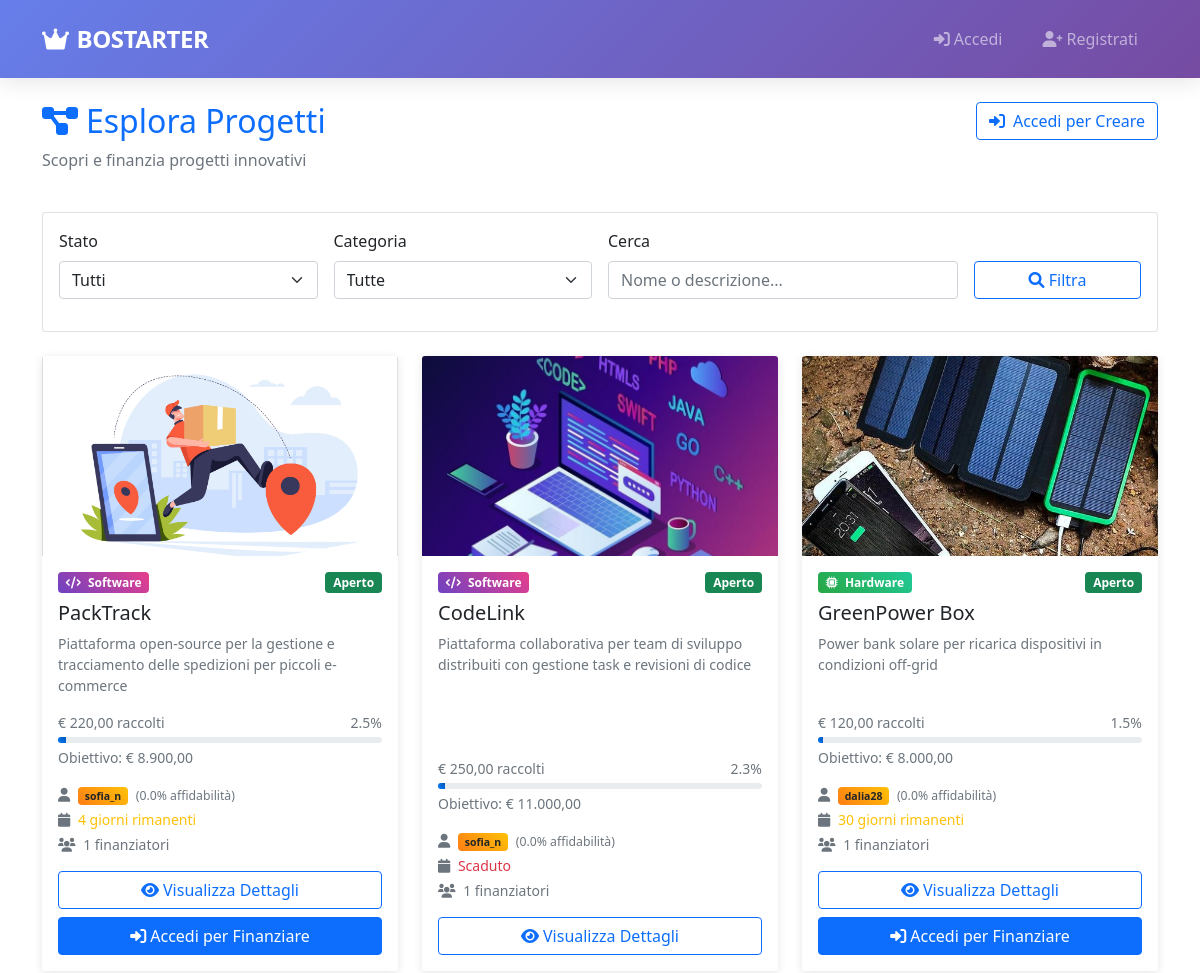
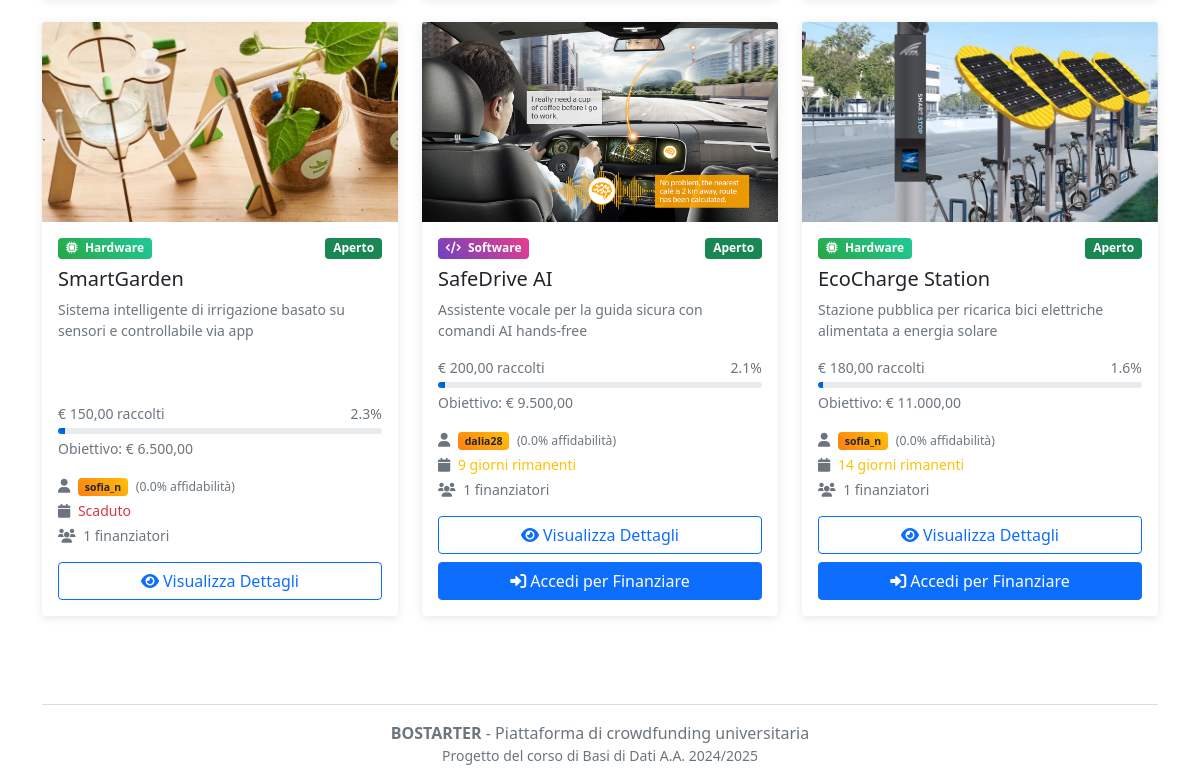
The page /public/projects/projects.php on the database its author committed (2 pictures, top to bottom).
### tables this page shows
CREATE TABLE PROGETTO(
    Nome                VARCHAR(100) PRIMARY KEY,
    Descrizione         TEXT NOT NULL,
    Data_Inserimento    DATE NOT NULL,
    Stato               ENUM('aperto', 'chiuso')NOT NULL DEFAULT 'aperto',
    Budget              DECIMAL(10,2) NOT NULL,
    Data_Limite         DATE NOT NULL,
    Tipo                ENUM('Hardware', 'Software') NOT NULL,
    Email_Creatore      VARCHAR(100) NOT NULL,
    FOREIGN KEY (Email_Creatore) REFERENCES CREATORE(Email) ON DELETE CASCADE
);

CREATE TABLE UTENTE(
    Email               VARCHAR(100) PRIMARY KEY,
    Nickname            VARCHAR(50) UNIQUE NOT NULL,
    Password            VARCHAR(255) NOT NULL,
    Nome                VARCHAR(50) NOT NULL,
    Cognome             VARCHAR(50) NOT NULL,
    Anno_Di_Nascita     DATE NOT NULL,
    Luogo_Di_Nascita    VARCHAR(100) NOT NULL
);

CREATE TABLE CREATORE (
    Email           VARCHAR(100) PRIMARY KEY,
    Nr_Progetti     INT DEFAULT 0,
    Affidabilita    FLOAT DEFAULT 0,
    FOREIGN KEY (Email) REFERENCES UTENTE(Email) ON DELETE CASCADE
);

### config/database.php (called while the page is built, shortened)
<?php
class Database {
    private static $instance = null;
    private $conn = null;
    public static function getInstance() {
        if (self::$instance === null) {
            self::$instance = new self();
        }
        return self::$instance;
    }
    private function connect() {
        try {
            $dsn = "mysql:host=" . DB_HOST . ";dbname=" . DB_NAME . ";charset=" . DB_CHARSET;
            $options = [
                PDO::ATTR_ERRMODE => PDO::ERRMODE_EXCEPTION,
                PDO::ATTR_DEFAULT_FETCH_MODE => PDO::FETCH_ASSOC,
                PDO::ATTR_EMULATE_PREPARES => false
            ];
            $this->conn = new PDO($dsn, DB_USER, DB_PASS, $options);
            $this->conn->exec("SET NAMES " . DB_CHARSET);
        } catch(PDOException $e) {
            $error = "❌ Errore connessione database: " . $e->getMessage();
            error_log($error);
            if (DEBUG_MODE) {
                die("<h3>Errore Database</h3><p>$error</p><p><strong>Verifica:</strong><br>
                    - MAMP/XAMPP avviato?<br>
                    - MySQL in running?<br>
                    - Database BOSTARTER creato?<br>
                    - Credenziali corrette in config/database.php?</p>");
            } else {
                die("Errore di sistema. Riprova più tardi.");
            }
        }
    }
    public function query($sql, $params = []) {
        try {
            $stmt = $this->conn->prepare($sql);
            $stmt->execute($params);
            return $stmt;
        } catch(PDOException $e) {
            error_log("Query error: " . $e->getMessage() . " | SQL: " . $sql);
            throw new Exception("Errore database: " . $e->getMessage());
        }
    }
    public function fetchAll($sql, $params = []) {
        return $this->query($sql, $params)->fetchAll();
    }
    public function execute($sql, $params = []) {
        return $this->query($sql, $params)->rowCount();
    }
}
class SessionManager {
    public static function get($key, $default = null) {
        return $_SESSION[$key] ?? $default;
    }
    public static function isLoggedIn() {
        return self::get('user_email') !== null && self::isSessionValid();
    }
}
class Utils {
    public static function formatCurrency($amount) {
        return '€ ' . number_format($amount, 2, ',', '.');
    }
}
?>

### public/projects/projects.php (the view, shortened to what this page needs)
<?php
require_once '../../config/database.php';
require_once '../../includes/navbar.php';
$db = Database::getInstance();
$db->ensureEventScheduler();
$db->execute("
    UPDATE PROGETTO
    SET Stato = 'chiuso'
    WHERE Stato = 'aperto' AND Data_Limite <= CURDATE()
");
$searchQuery = trim($_GET['search'] ?? '');
$statusFilter = $_GET['status'] ?? 'all';
$categoryFilter = $_GET['category'] ?? 'all';
$whereClause = "WHERE 1=1";
$params = [];
$sql = "
    SELECT
        p.Nome,
        p.Descrizione,
        p.Data_Inserimento,
        p.Stato,
        p.Budget,
        p.Data_Limite,
        p.Tipo AS Categoria,
        u.Nickname AS Creatore,
        c.Affidabilita,
        COALESCE(SUM(f.Importo), 0) AS Totale_Finanziato,
        COUNT(DISTINCT f.ID) AS Num_Finanziatori,
        foto.percorso AS Foto,
        DATEDIFF(p.Data_Limite, CURDATE()) AS Giorni_Rimanenti
    FROM PROGETTO p
    JOIN CREATORE c ON p.Email_Creatore = c.Email
    JOIN UTENTE u ON c.Email = u.Email
    LEFT JOIN FINANZIAMENTO f ON p.Nome = f.Nome_Progetto
    LEFT JOIN FOTO foto ON p.Nome = foto.Nome_Progetto
    $whereClause
    GROUP BY p.Nome, p.Descrizione, p.Data_Inserimento, p.Stato, p.Budget, p.Data_Limite, p.Tipo, u.Nickname, c.Affidabilita, foto.percorso
    ORDER BY p.Data_Inserimento DESC
";
$progetti = $db->fetchAll($sql, $params);
$isLoggedIn = SessionManager::isLoggedIn();
$isCreator = SessionManager::isCreator();
?>
<!DOCTYPE html>
<html lang="it">
<head>
    <link href="https://cdn.jsdelivr.net/npm/bootstrap@5.1.3/dist/css/bootstrap.min.css" rel="stylesheet">
    <link href="https://cdnjs.cloudflare.com/ajax/libs/font-awesome/6.0.0/css/all.min.css" rel="stylesheet">
</head>
<body>
<div class="container mt-4">
    <div class="row mb-4">
        <div class="col-md-8">
            <h1 class="h2 text-primary">
                <i class="fas fa-project-diagram me-2"></i>Esplora Progetti
            </h1>
            <p class="text-muted">Scopri e finanzia progetti innovativi</p>
        </div>
        <div class="col-md-4 text-md-end">
            <?php if ($isLoggedIn && $isCreator): ?>
                <a href="../dashboard/creator_dashboard.php" class="btn btn-primary">
                    <i class="fas fa-plus me-2"></i>Crea Progetto
                </a>
            <?php else: ?>
                <a href="../../index.html" class="btn btn-outline-primary">
                    <i class="fas fa-sign-in-alt me-2"></i>Accedi per Creare
                </a>
            <?php endif; ?>
        </div>
    </div>
    <div class="card mb-4">
        <div class="card-body">
            <form method="GET" class="row g-3">
                <div class="col-md-3">
                    <label for="status" class="form-label">Stato</label>
                    <select name="status" id="status" class="form-select">
                        <option value="all" <?= $statusFilter === 'all' ? 'selected' : '' ?>>Tutti</option>
                    </select>
                </div>
                <div class="col-md-3">
                    <label for="category" class="form-label">Categoria</label>
                    <select name="category" id="category" class="form-select">
                        <option value="all" <?= $categoryFilter === 'all' ? 'selected' : '' ?>>Tutte</option>
                    </select>
                </div>
                <div class="col-md-4">
                    <label for="search" class="form-label">Cerca</label>
                    <input type="text" name="search" id="search" class="form-control"
                           placeholder="Nome o descrizione..." value="<?= htmlspecialchars($searchQuery) ?>">
                </div>
                <div class="col-md-2">
                    <label class="form-label">&nbsp;</label>
                    <button type="submit" class="btn btn-outline-primary d-block w-100">
                        <i class="fas fa-search"></i> Filtra
                    </button>
                </div>
            </form>
        </div>
    </div>
    <div class="row">
        <?php if (empty($progetti)): ?>
            <div class="col-12">
                <div class="text-center py-5">
                    <i class="fas fa-search fa-3x text-muted mb-3"></i>
                    <h4 class="text-muted">Nessun progetto trovato</h4>
                    <p class="text-muted">
                        <?php if (!empty($searchQuery) || $statusFilter !== 'all' || $categoryFilter !== 'all'): ?>
                            Prova a modificare i filtri di ricerca
                        <?php else: ?>
                            Non ci sono ancora progetti nella piattaforma
                        <?php endif; ?>
                    </p>
                    <?php if ($isLoggedIn && $isCreator): ?>
                        <a href="../dashboard/creator_dashboard.php" class="btn btn-primary">
                            <i class="fas fa-plus me-2"></i>Crea il Primo Progetto
                        </a>
                    <?php endif; ?>
                </div>
            </div>
        <?php else: ?>
            <?php foreach ($progetti as $progetto): ?>
                <?php
                $percentualeCompletamento = $progetto['Budget'] > 0
                    ? min(100, ($progetto['Totale_Finanziato'] / $progetto['Budget']) * 100)
                    : 0;
                $giorniRimanenti = $progetto['Giorni_Rimanenti'];
                $statoClasse = $progetto['Stato'] === 'aperto' ? 'success' : 'secondary';
                ?>
                <div class="col-lg-4 col-md-6 mb-4">
                    <div class="card project-card h-100">
                        <?php
                        $fotoDb = $progetto['Foto'] ?? '';
                        if ($fotoDb !== '') {
                            $src = (strpos($fotoDb, 'img/') === 0)
                                ? "/Bostarter/{$fotoDb}"
                                : "/Bostarter/img/{$fotoDb}";
                        } else {
                            $src = null;
                        }
                        ?>
                        <?php if ($src): ?>
                            <img src="<?= htmlspecialchars($src) ?>"
                                 class="card-img-top"
                                 style="height:200px; object-fit:cover;"
                                 alt="<?= htmlspecialchars($progetto['Nome']) ?>">
                        <?php endif; ?>
                        <div class="card-body d-flex flex-column">
                            <div class="d-flex justify-content-between align-items-start mb-2">
                                <span class="badge <?= $progetto['Categoria'] === 'Hardware' ? 'badge-hardware' : 'badge-software' ?> text-white">
                                    <i class="fas fa-<?= $progetto['Categoria'] === 'Hardware' ? 'microchip' : 'code' ?> me-1"></i>
                                    <?= htmlspecialchars($progetto['Categoria']) ?>
                                </span>
                                <span class="badge bg-<?= $statoClasse ?>"><?= ucfirst($progetto['Stato']) ?></span>
                            </div>
                            <h5 class="card-title"><?= htmlspecialchars($progetto['Nome']) ?></h5>
                            <p class="card-text text-muted small flex-grow-1">
                                <?= htmlspecialchars(substr($progetto['Descrizione'], 0, 100)) ?>
                            </p>
                            <div class="mb-3">
                                <div class="d-flex justify-content-between small text-muted mb-1">
                                    <span><?= Utils::formatCurrency($progetto['Totale_Finanziato']) ?> raccolti</span>
                                    <span><?= number_format($percentualeCompletamento, 1) ?>%</span>
                                </div>
                                <div class="progress" style="height: 6px;">
                                    <div class="progress-bar progress-bar-custom"
                                         style="width: <?= $percentualeCompletamento ?>%"></div>
                                </div>
                                <div class="small text-muted mt-1">
                                    Obiettivo: <?= Utils::formatCurrency($progetto['Budget']) ?>
                                </div>
                            </div>
                            <div class="row small text-muted mb-3">
                                <div class="col-12 mb-1">
                                    <i class="fas fa-user me-1"></i>
                                    <span class="creator-badge badge text-dark">
                                        <?= htmlspecialchars($progetto['Creatore']) ?>
                                    </span>
                                    <small class="ms-1">
                                        (<?= number_format($progetto['Affidabilita'] * 100, 1) ?>% affidabilità)
                                    </small>
                                </div>
                                <div class="col-12 mb-1">
                                    <i class="fas fa-calendar me-1"></i>
                                    <?php if ($giorniRimanenti > 0): ?>
                                        <span class="text-warning"><?= $giorniRimanenti ?> giorni rimanenti</span>
                                    <?php else: ?>
                                        <span class="text-danger">Scaduto</span>
                                    <?php endif; ?>
                                </div>
                                <div class="col-12">
                                    <i class="fas fa-users me-1"></i>
                                    <?= $progetto['Num_Finanziatori'] ?> finanziatori
                                </div>
                            </div>
                            <div class="mt-auto">
                                <div class="d-grid gap-2">
                                    <a href="project_detail.php?name=<?= urlencode($progetto['Nome']) ?>"
                                       class="btn btn-outline-primary">
                                        <i class="fas fa-eye me-1"></i>Visualizza Dettagli
                                    </a>
                                    <?php if ($progetto['Stato'] === 'aperto' && $giorniRimanenti > 0): ?>
                                        <?php if ($isLoggedIn): ?>
                                            <a href="project_detail.php?name=<?= urlencode($progetto['Nome']) ?>"
                                               class="btn btn-primary">
                                                <i class="fas fa-heart me-1"></i>Finanzia Progetto
                                            </a>
                                        <?php else: ?>
                                            <a href="../../index.html" class="btn btn-primary">
                                                <i class="fas fa-sign-in-alt me-1"></i>Accedi per Finanziare
                                            </a>
                                        <?php endif; ?>
                                    <?php endif; ?>
                                </div>
                            </div>
                        </div>
                    </div>
                </div>
            <?php endforeach; ?>
        <?php endif; ?>
    </div>
    <div class="row mt-5">
        <div class="col-12 text-center text-muted">
            <hr>
            <p>
                <strong>BOSTARTER</strong> - Piattaforma di crowdfunding universitaria<br>
                <small>Progetto del corso di Basi di Dati A.A. 2024/2025</small>
            </p>
        </div>
    </div>
</div>
</body>
</html>

### rows shown on the page
progetto: Nome (picture), Tipo "Software", Stato "Aperto", Nome "PackTrack", Descrizione "Piattaforma open-source per la gestione e tracciamento delle spedizioni per piccoli e-commerce", Totale_Finanziato "€ 220,00", percentualeCompletamento "2.5", $percentualeCompletamento 2.4719101123596 (drawn), Budget "€ 8.900,00", utente.Nickname "sofia_n", $progetto['Affidabilita']*100 "0.0", giorniRimanenti "4", Num_Finanziatori "1", shows "Accedi per Finanziare"
progetto: Nome (picture), Tipo "Software", Stato "Aperto", Nome "CodeLink", Descrizione "Piattaforma collaborativa per team di sviluppo distribuiti con gestione task e revisioni di codice", Totale_Finanziato "€ 250,00", percentualeCompletamento "2.3", $percentualeCompletamento 2.2727272727273 (drawn), Budget "€ 11.000,00", utente.Nickname "sofia_n", $progetto['Affidabilita']*100 "0.0", shows "Scaduto", Num_Finanziatori "1"
progetto: shows a picture, Tipo "Hardware", Stato "Aperto", Nome "GreenPower Box", Descrizione "Power bank solare per ricarica dispositivi in condizioni off-grid", Totale_Finanziato "€ 120,00", percentualeCompletamento "1.5", Budget "€ 8.000,00", utente.Nickname "dalia28", $progetto['Affidabilita']*100 "0.0", giorniRimanenti "30", Num_Finanziatori "1", shows "Accedi per Finanziare"
progetto: Nome (picture), Tipo "Hardware", Stato "Aperto", Nome "SmartGarden", Descrizione "Sistema intelligente di irrigazione basato su sensori e controllabile via app", Totale_Finanziato "€ 150,00", percentualeCompletamento "2.3", $percentualeCompletamento 2.3076923076923 (drawn), Budget "€ 6.500,00", utente.Nickname "sofia_n", $progetto['Affidabilita']*100 "0.0", shows "Scaduto", Num_Finanziatori "1"
progetto: shows a picture, Tipo "Software", Stato "Aperto", Nome "SafeDrive AI", Descrizione "Assistente vocale per la guida sicura con comandi AI hands-free", Totale_Finanziato "€ 200,00", percentualeCompletamento "2.1", $percentualeCompletamento 2.1052631578947 (drawn), Budget "€ 9.500,00", utente.Nickname "dalia28", $progetto['Affidabilita']*100 "0.0", giorniRimanenti "9", Num_Finanziatori "1", shows "Accedi per Finanziare"
progetto: shows a picture, Tipo "Hardware", Stato "Aperto", Nome "EcoCharge Station", Descrizione "Stazione pubblica per ricarica bici elettriche alimentata a energia solare", Totale_Finanziato "€ 180,00", percentualeCompletamento "1.6", $percentualeCompletamento 1.6363636363636 (drawn), Budget "€ 11.000,00", utente.Nickname "sofia_n", $progetto['Affidabilita']*100 "0.0", giorniRimanenti "14", Num_Finanziatori "1", shows "Accedi per Finanziare"
